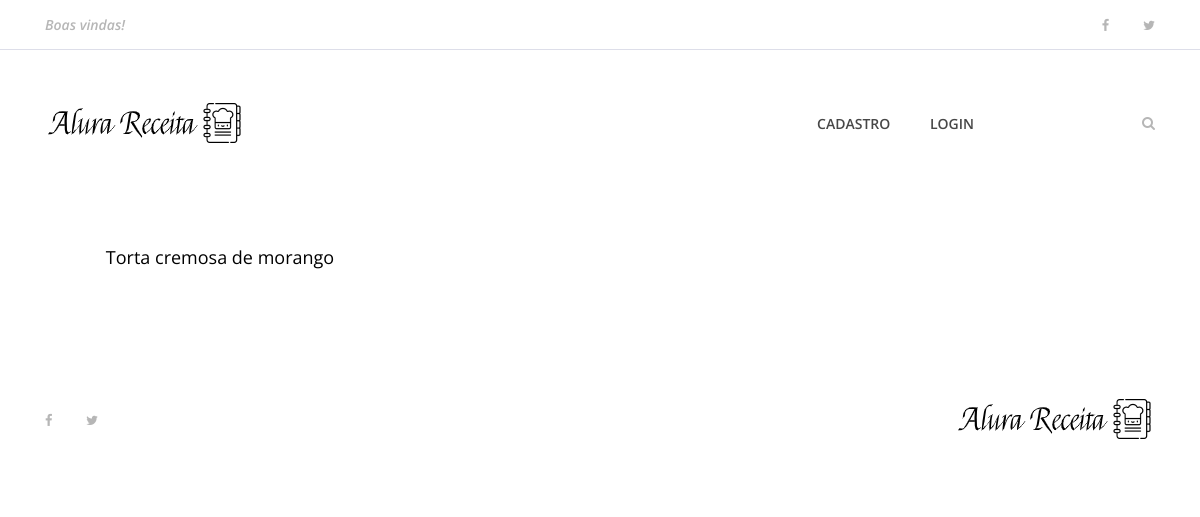
The app's page /, older data.
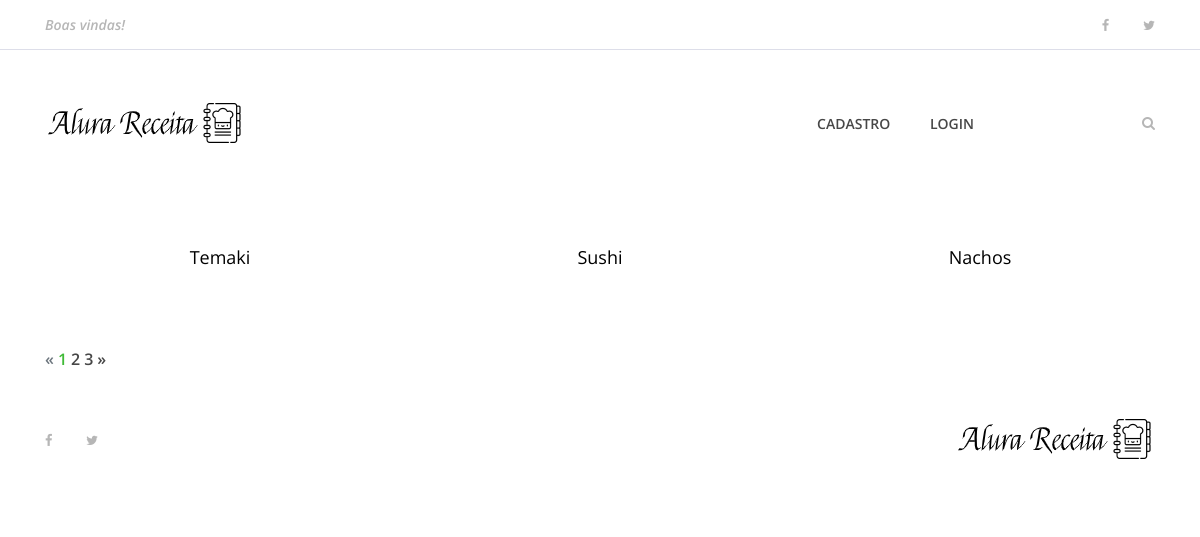
The same page, newer data.
### apps/receitas/models.py (models this page shows, shortened)
class Receita(models.Model):
    pessoa = models.ForeignKey(User, on_delete=models.CASCADE)
    nome_receita = models.CharField(max_length=255)
    ingredientes = models.TextField()
    modo_preparo = models.TextField()
    tempo_preparo = models.IntegerField()
    rendimento = models.CharField(max_length=100)
    categoria = models.CharField(max_length=100)
    date_receita = models.DateTimeField(default=datetime.now, blank=True)
    foto_receita = models.ImageField(upload_to='fotos/%d/%m/%Y/', blank=True)
    publicada = models.BooleanField(default=False)

### apps/receitas/views/receita.py (the view)
# urls.py: path('', index, name='index'),
def index(request):
    receitas = Receita.objects.order_by('-date_receita')
    paginator = Paginator(receitas, 3)
    page = request.GET.get('page')
    receitas_por_pagina = paginator.get_page(page)
    dados = {
        'receitas': receitas_por_pagina
    }
    return render(request, 'receitas/index.html', dados)

### templates/receitas/index.html (shortened to what this page needs)
{% extends 'base.html' %}
{% load static %}
{% block content %}
    {% include 'partials/_menu.html' %}
    <section class="best-receipe-area">
        <div class="container">
            <div class="row">
                {% if receitas %}
                {% for receita in receitas %}
                <div class="col-12 col-sm-6 col-lg-4">
                    <div class="single-best-receipe-area mb-30">
                        <div class="receipe-content">
                            <a href="{% url 'receita' receita.id %}">
                                <h5>{{ receita.nome_receita }}</h5>
                            </a>
                        </div>
                    </div>
                </div>
                {% endfor %}
                {% endif %}
            </div>
        </div>
    </section>
    <section class="top-catagory-area section-padding-20-0">
        <div class="container">
            {% if receitas.has_other_pages %}
                <ul class="pagination">
                    {% if receitas.has_previous %}
                        <li class="page-item">
                            <a href="?page={{ receitas.previous_page_number }}" class="page-link">&laquo;</a>
                        </li>
                    {% else %}
                        <li class="page-item disabled">
                            <a class="page-link">&laquo;</a>
                        </li>
                    {% endif %}
                    {% for pagina in receitas.paginator.page_range %}
                        {% if receitas.number == pagina %}
                            <li class="page-item active">
                                <a class="page-link">{{ pagina }}</a>
                            </li>
                        {% else %}
                            <li class="page-item">
                                <a href="?page={{ pagina }}" class="page-link">{{ pagina }}</a>
                            </li>
                        {% endif %}
                    {% endfor%}
                    {% if receitas.has_next %}
                        <li class="page-item">
                            <a href="?page={{ receitas.next_page_number }}" class="page-link">&raquo;</a>
                        </li>
                    {% else %}
                        <li class="page-item disabled">
                            <a class="page-link">&raquo;</a>
                        </li>
                    {% endif %}
                </ul>
            {% endif %}
        </div>
    </section>
    {% include 'partials/_footer.html' %}
{% endblock %}

Row changes from the older to the newer data that the page shows:
no longer on this page (row unchanged): Receita: nome_receita "Torta cremosa de morango"
added Receita: nome_receita "Temaki"
added Receita: nome_receita "Sushi"
added Receita: nome_receita "Nachos"
Text that changed along with them:
new list line: "1"
new list line: "2"
new list line: "3"
